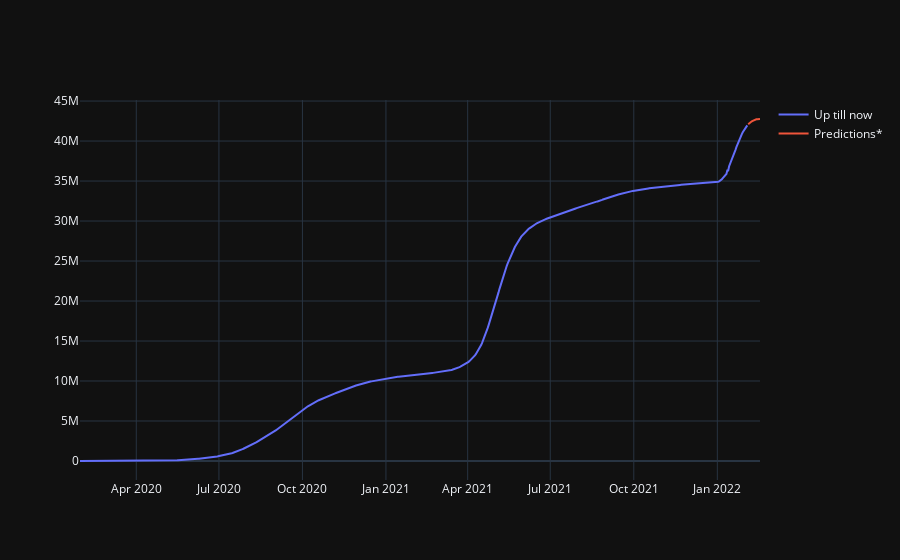

This figure's notebook cell:
### Code cell
figure.show()

### Figure 1 — Plotly figure (JSON) as saved in the notebook; plotly's stock layout.template omitted (floating-point values rounded to 4 significant figures; data arrays with more than 128 entries replaced by an {"elided": "..."} marker saying what was removed)
{"data": [{"mode": "lines", "name": "Up till now", "type": "scatter", "x": {"elided": "736 str values"}, "y": {"elided": "736 int values"}}, {"mode": "lines", "name": "Predictions*", "type": "scatter", "x": ["2022-02-04T00:00:00", "2022-02-05T00:00:00", "2022-02-06T00:00:00", "2022-02-07T00:00:00", "2022-02-08T00:00:00", "2022-02-09T00:00:00", "2022-02-10T00:00:00", "2022-02-11T00:00:00", "2022-02-12T00:00:00", "2022-02-13T00:00:00", "2022-02-14T00:00:00", "2022-02-15T00:00:00", "2022-02-16T00:00:00", "2022-02-17T00:00:00"], "y": [42087496, 42205804, 42306325, 42389057, 42461850, 42533385, 42598196, 42651305, 42686174, 42714717, 42731275, 42739470, 42750521, 42755702]}], "layout": {}}
